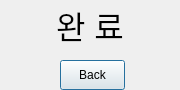
<?xml version="1.0" encoding="UTF-8"?>
<ui version="4.0">
 <class>Dialog</class>
 <widget class="QDialog" name="Dialog">
  <property name="geometry">
   <rect>
    <x>0</x>
    <y>0</y>
    <width>180</width>
    <height>90</height>
   </rect>
  </property>
  <property name="windowTitle">
   <string>Dialog</string>
  </property>
  <widget class="QLabel" name="label">
   <property name="geometry">
    <rect>
     <x>0</x>
     <y>0</y>
     <width>180</width>
     <height>50</height>
    </rect>
   </property>
   <property name="font">
    <font>
     <family>Arial</family>
     <pointsize>24</pointsize>
    </font>
   </property>
   <property name="text">
    <string>완 료</string>
   </property>
   <property name="alignment">
    <set>Qt::AlignCenter</set>
   </property>
  </widget>
  <widget class="QPushButton" name="btn_back_start">
   <property name="geometry">
    <rect>
     <x>60</x>
     <y>60</y>
     <width>65</width>
     <height>30</height>
    </rect>
   </property>
   <property name="text">
    <string>Back</string>
   </property>
  </widget>
 </widget>
 <resources/>
 <connections/>
</ui>
